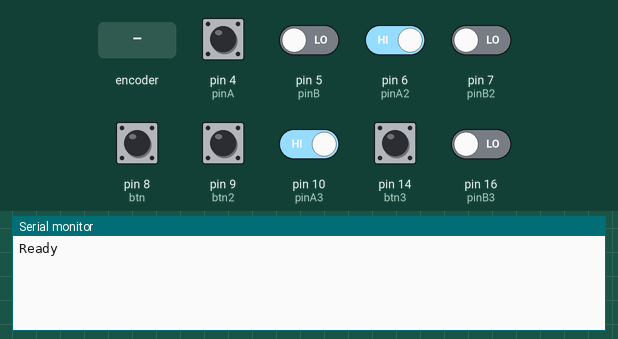
Bench run of a sketch on a simulated Arduino Uno, built with avr-gcc and run on an emulated ATmega328P. Shown: the last lines printed to the serial monitor. Inputs (shaded band) come from the test bench; at power-on: pin 4 (pinA), pin 6 (pinA2), pin 10 (pinA3) HIGH, pin 5 (pinB), pin 7 (pinB2), pin 8 (btn), pin 9 (btn2), pin 14 (btn3), pin 16 (pinB3) LOW.

Above: at 1.2 s.
1.3 s: rotary encoder on pin 4 (pinA) / pin 5 (pinB) turned 1 step (first pin leading)
At 2.0 s:
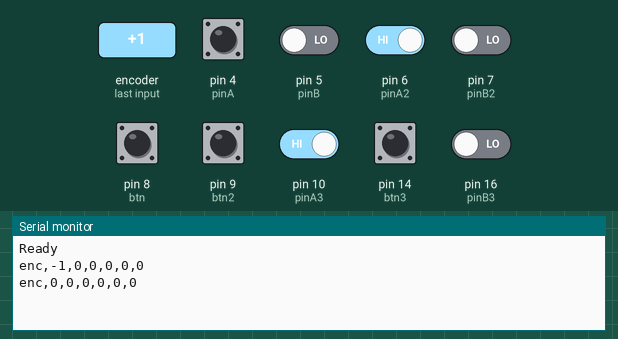
3.0 s: pin 6 (pinA2) driven LOW
At 3.9 s:
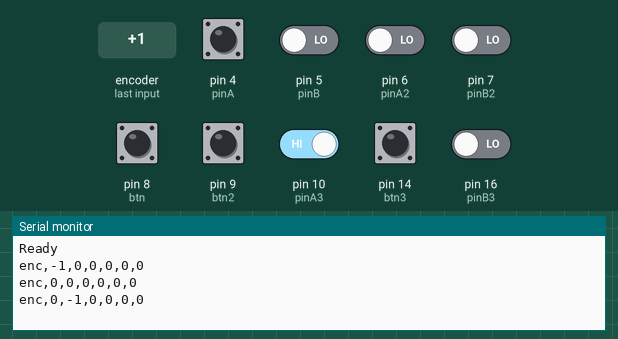
4.5 s: pin 10 (pinA3) driven LOW
At 5.0 s:
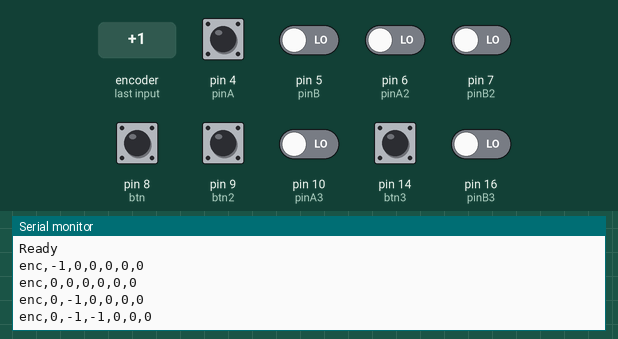
6.0 s: rotary encoder on pin 4 (pinA) / pin 5 (pinB) turned 1 step (first pin leading)
At 6.7 s:
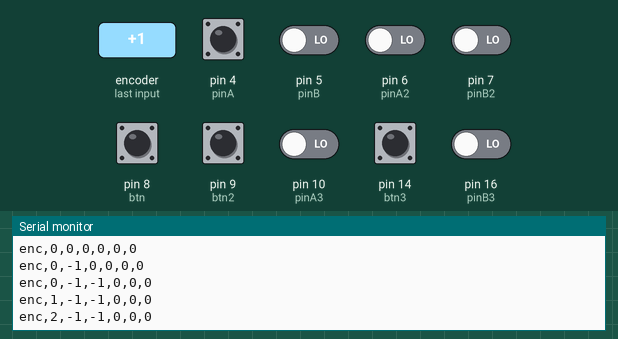
7.7 s: pin 6 (pinA2) driven HIGH
At 8.6 s:
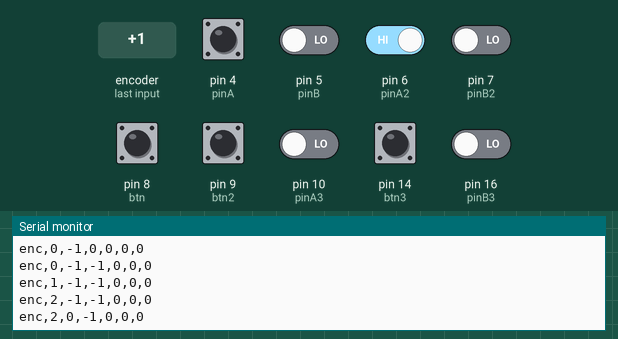
9.2 s: pin 10 (pinA3) driven HIGH
At 9.8 s:
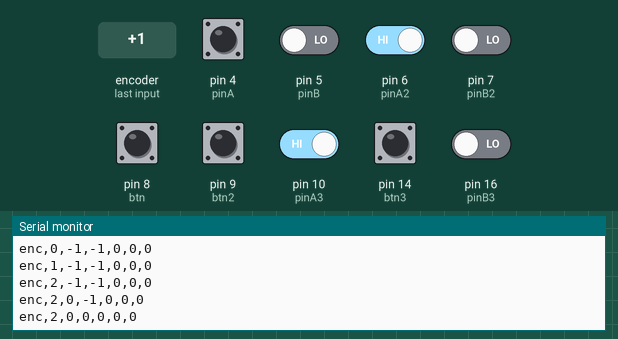
Timing chart, 0 to 11.7 s (numbered marks = the images above; inputs shaded):
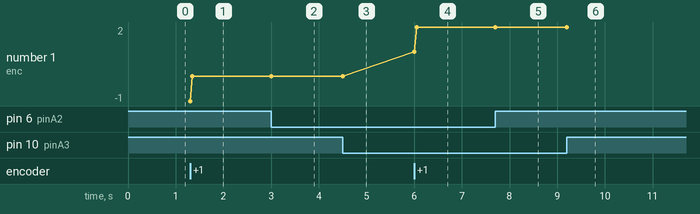

The sketch:

threecoders_pro.ino
```cpp
 int pinA = 4;
 int pinB = 5;
  int pinA2 = 6;
 int pinB2 = 7;
  int pinA3 = 10;
 int pinB3 = 16;


 int btn=8;
 int btn2=9;
 int btn3=14;


 int encoderPosCount = 0, encoderPosCount2 = 0, encoderPosCount3 = 0;
 int pinALast, pinALast2, pinALast3, btnLast, btn2Last, btn3Last;
 int aVal, aVal2, aVal3, bVal, bVal2, bVal3;

void init_pins(int pa, int pb) {
  pinMode (pa,INPUT);
  pinMode (pb,INPUT);
}
 void setup() {
   init_pins(pinA, pinB);
   init_pins(pinA2, pinB2);
   init_pins(pinA3, pinB3);
   pinMode(btn, INPUT);
   pinMode(btn2, INPUT);
   pinMode(btn3, INPUT);

   pinALast = digitalRead(pinA);
   pinALast2 = digitalRead(pinA2);
   pinALast3 = digitalRead(pinA3);
   Serial.begin (9600);
   Serial.println("Ready\n");
 }


void det_rot() {
  if (digitalRead(pinB) != aVal) {
       encoderPosCount ++;
     } else {
       encoderPosCount--;
     }
}
void det_rot2() {
  if (digitalRead(pinB2) != aVal2) {
       encoderPosCount2 ++;
     } else {
       encoderPosCount2--;
     }
}
void det_rot3() {
  if (digitalRead(pinB3) != aVal3) {
       encoderPosCount3 ++;
     } else {
       encoderPosCount3--;
     }
}
 void loop() {

  boolean anychange=false;

   aVal = digitalRead(pinA);
   aVal2 = digitalRead(pinA2);
   aVal3 = digitalRead(pinA3);
   bVal=digitalRead(btn);
   bVal2=digitalRead(btn2);
   bVal3=digitalRead(btn3);
//   if(bVal!=btnLast) {
//      anychange=true;
//   }
//   if(bVal2!=btn2Last) {
//      anychange=true;
//   }
//   if(bVal3!=btn3Last) {
//      anychange=true;
//   }

   if (aVal != pinALast){
     det_rot();
//     Serial.print("Encoder Position: ");
//     Serial.println(encoderPosCount);
     anychange=true;
   }
  if (aVal2 != pinALast2){
     det_rot2();
//     Serial.print("Encoder2 Position: ");
//     Serial.println(encoderPosCount2);
     anychange=true;
   }
   if (aVal3 != pinALast3){
     det_rot3();
//     Serial.print("Encoder3 Position: ");
//     Serial.println(encoderPosCount3);
     anychange=true;
   }
   if(anychange) {
    Serial.println("enc,"+String(encoderPosCount)+","+String(encoderPosCount2)+","+String(encoderPosCount3)+","+String(bVal) +","+String(bVal2)+","+String(bVal3) );
   }
   pinALast = aVal;
   pinALast2 = aVal2;
   pinALast3 = aVal3;
   btnLast=bVal;
   btn2Last=bVal2;
    btn3Last=bVal3;
   delay(2);
 }
```

Measured:
- after the input at 1.3 s, the serial monitor: prints a new line at once (image 1)
- after the input at 3.0 s, the serial monitor: prints a new line at once (image 2)
- after the input at 4.5 s, the serial monitor: prints a new line at once (image 3)
- after the input at 6.0 s, the serial monitor: prints a new line at once (image 4)
- after the input at 7.7 s, the serial monitor: prints a new line at once (image 5)
- after the input at 9.2 s, the serial monitor: prints a new line at once (image 6)
- plotted number 1: 0 → 2 after the input at 6.0 s
